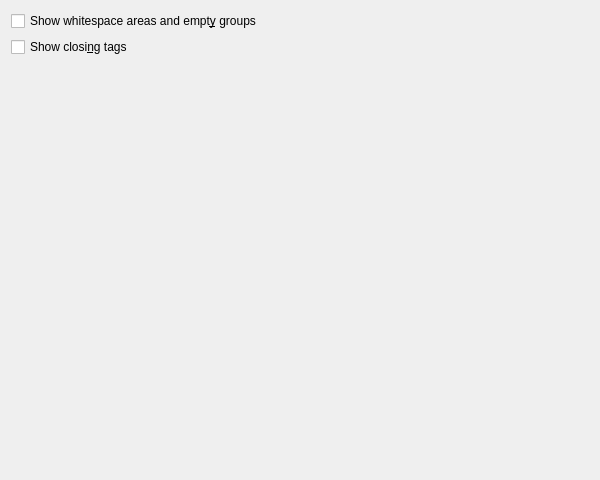
<ui version="4.0" >
 <class>StructureTreeGlobalConfigBase</class>
 <widget class="QWidget" name="StructureTreeGlobalConfigBase" >
  <property name="geometry" >
   <rect>
    <x>0</x>
    <y>0</y>
    <width>600</width>
    <height>480</height>
   </rect>
  </property>
  <property name="windowTitle" >
   <string>StructureTree</string>
  </property>
  <layout class="QVBoxLayout" >
   <property name="margin" >
    <number>11</number>
   </property>
   <property name="spacing" >
    <number>6</number>
   </property>
   <item>
    <widget class="QCheckBox" name="kcfg_ShowWhitespace" >
     <property name="sizePolicy" >
      <sizepolicy>
       <hsizetype>1</hsizetype>
       <vsizetype>0</vsizetype>
       <horstretch>0</horstretch>
       <verstretch>0</verstretch>
      </sizepolicy>
     </property>
     <property name="text" >
      <string>Show whitespace areas and empt&amp;y groups</string>
     </property>
    </widget>
   </item>
   <item>
    <widget class="QCheckBox" name="kcfg_ShowClosingTag" >
     <property name="text" >
      <string>Show closi&amp;ng tags</string>
     </property>
    </widget>
   </item>
   <item>
    <spacer>
     <property name="orientation" >
      <enum>Qt::Vertical</enum>
     </property>
     <property name="sizeType" >
      <enum>QSizePolicy::Expanding</enum>
     </property>
     <property name="sizeHint" >
      <size>
       <width>20</width>
       <height>150</height>
      </size>
     </property>
    </spacer>
   </item>
  </layout>
 </widget>
 <resources/>
 <connections/>
</ui>
